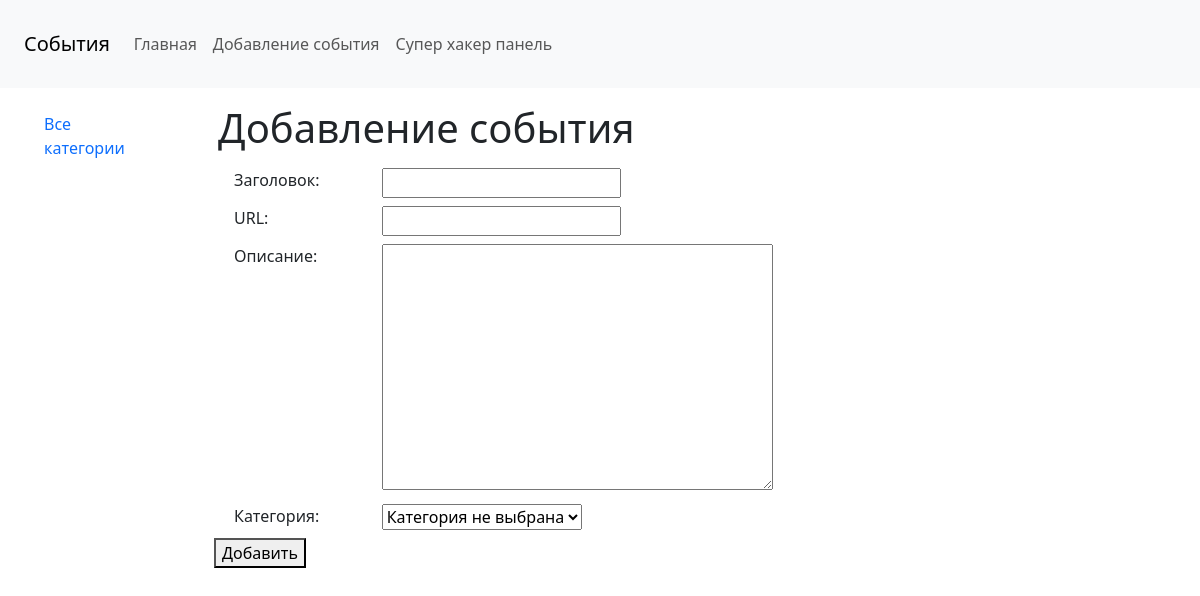
The page /addevent/ on the database as committed earlier.
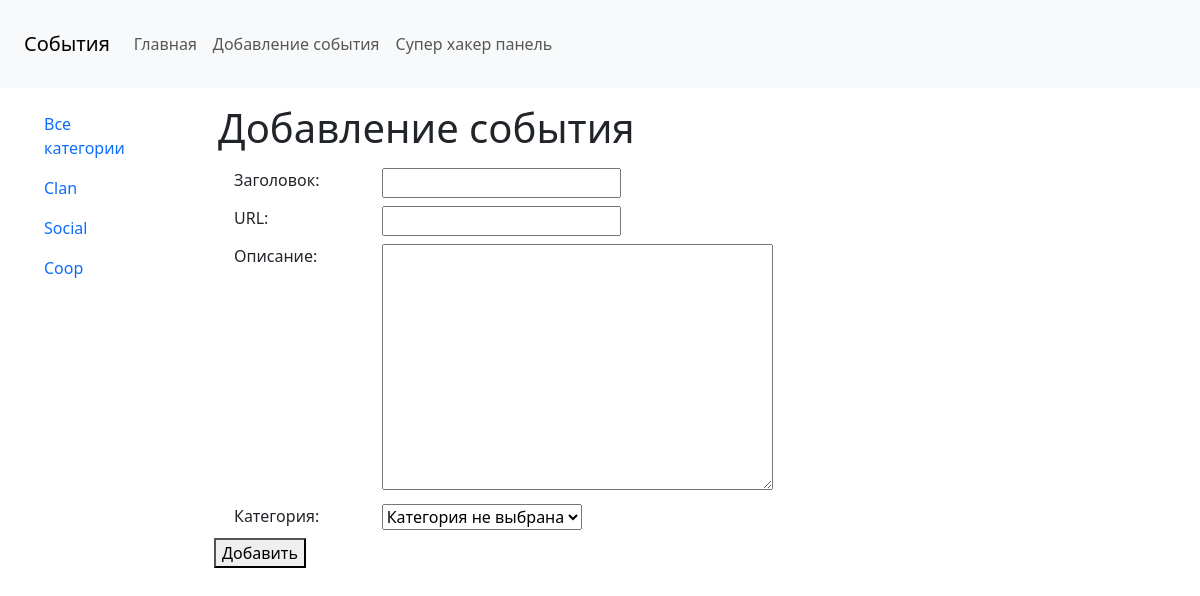
The same page on the database as committed later.
### index/models.py (models this page shows)
class Category(models.Model):
    name = models.CharField(max_length=100, db_index=True, verbose_name='Категория')
    slug = models.SlugField(max_length=255, unique=True, db_index=True, verbose_name='URL')
    def __str__(self):
        return self.name
    def get_absolute_url(self):
        return reverse('category', kwargs={'cat_slug': self.pk})
    class Meta:
        verbose_name = 'Категория'
        verbose_name_plural = 'Категории'
        ordering = ['id']

### index/views.py (the view)
# urls.py: path('addevent/', CreateEvent.as_view(), name='addevent'),
class CreateEvent(DataMixin, CreateView):
    form_class = CreateEventForm
    template_name = 'index/addevent.html'
    raise_exception = True
    def get_context_data(self, *, object_list=None, **kwargs):
        context = super().get_context_data(**kwargs)
        c_def = self.get_user_context(title='Добавление события')
        return dict(list(context.items()) + list(c_def.items()))

### index/forms.py (shortened to what this page needs)
class CreateEventForm(forms.ModelForm):
    def __init__(self, *args, **kwargs):
        super().__init__(*args, **kwargs)
        self.fields['category'].empty_label = 'Категория не выбрана'
    class Meta:
        model = Event
        fields = ['title', 'slug', 'content', 'category']
        widgets = {
            'title': forms.TextInput(attrs={'class': 'form__input'}),
            'content': forms.Textarea(attrs={'class': 'form__text'}),
        }

### index/templatetags/index_tags.py (called while the page is built)
@register.inclusion_tag('index/list_categories.html')
def show_categories(sort=None, cat_selected=0):
    if not sort:
        cats = Category.objects.all()
    else:
        cats = Category.objects.order_by(sort)
    return {'cats': cats, 'cat_selected': cat_selected}

@register.inclusion_tag('index/header.html')
def show_header():
    menu = [
        {'title': 'Главная', 'url_name': 'home'},
        {'title': 'Добавление события', 'url_name': 'addevent'},
        {'title': 'Супер хакер панель', 'url_name': 'blocked'},
    ]
    return {'menu': menu}

### index/templates/index/addevent.html (shortened to what this page needs)
{% extends 'index/base.html' %}
{% block content %}
    <div class="content">
        <h1 class="m-3 title">{{ title }}</h1>
        <form action="{% url 'addevent' %}" method="post" class="form container" enctype="multipart/form-data">
            {% for field in form %}
                <div class="row m-2">
                    <div class="col-2">
                        <label class="form__label" for="field.id_for_label">{{ field.label }}: </label>
                    </div>
                    <div class="col-4">
                        {{ field }}
                    </div>
                </div>
            {% endfor %}
            <button type="submit" class="form__button">Добавить</button>
        </form>
    </div>
{% endblock %}

### index/templates/index/list_categories.html
{% for cat in cats %}
    {% if cat.pk == cat_selected %}
        <li class="nav-item"><a class="nav-link active" href="{{ cat.get_absolute_url }}">{{ cat.name }}</a></li>
    {% else %}
        <li class="nav-item"><a class="nav-link" href="{{ cat.get_absolute_url }}">{{ cat.name }}</a></li>
    {% endif %}
{% endfor %}

Rows that differ between the two databases and show on the page:
added Category: name "Clan"
added Category: name "Social"
added Category: name "Coop"
